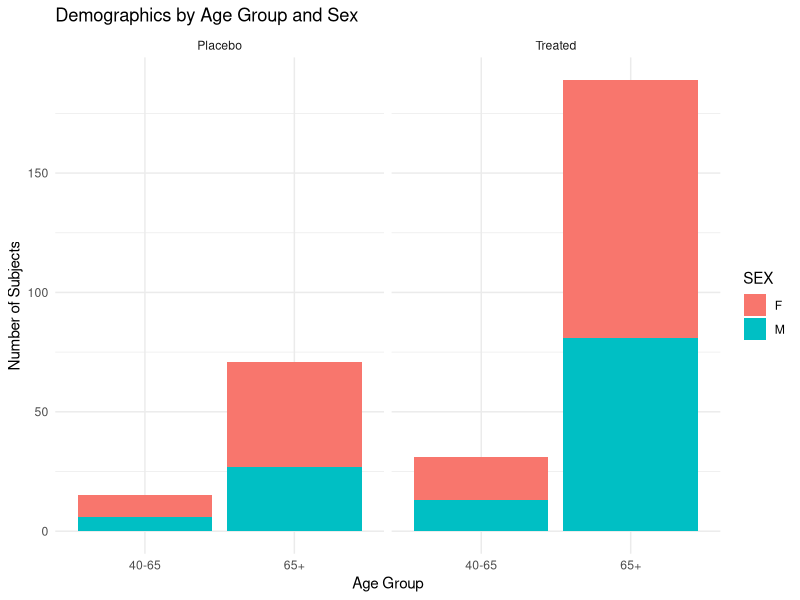

R code for this plot:
# 04_summary_adsl.R
# Step 5: Summarize ADSL (Demographics)

library(readr)
library(dplyr)
library(ggplot2)

# Load ADSL (subject-level dataset)
adsl <- read_csv("adam/adsl.csv", show_col_types = FALSE)

# Create summary: Age group & Sex by treatment arm
demo_summary <- adsl %>%
  group_by(TRT_FLAG, AGEGRP, SEX) %>%
  summarise(N = n_distinct(USUBJID), .groups = "drop")

# Save summary table
if (!dir.exists("tlf")) dir.create("tlf")
write_csv(demo_summary, "tlf/demographics_summary.csv")

cat("Demographics summary table saved to tlf/demographics_summary.csv\n")

# Create stacked bar chart (Age Groups, colored by Sex)
plot <- ggplot(demo_summary, aes(x = AGEGRP, y = N, fill = SEX)) +
  geom_bar(stat = "identity", position = "stack") +
  facet_wrap(~TRT_FLAG) +
  labs(title = "Demographics by Age Group and Sex",
       x = "Age Group", y = "Number of Subjects") +
  theme_minimal()

ggsave("tlf/demographics_plot.png", plot, width = 7, height = 5)

cat("Demographics plot saved to tlf/demographics_plot.png\n")
